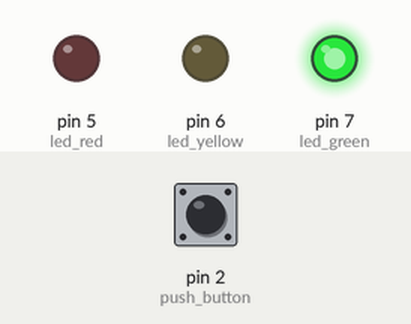
This sketch was run on a simulated Arduino Uno, built with avr-gcc and run on an emulated ATmega328P. Parts: output pins drawn as LEDs (lit = HIGH). Inputs (shaded band) come from the test bench; at power-on: pin 2 (push_button) LOW.

Above: at 1.2 s.
1.3 s: pin 2 (push_button) pulled HIGH for 0.15 s
At 2.5 s:
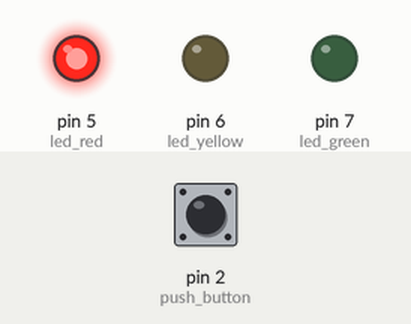
At 17.4 s:
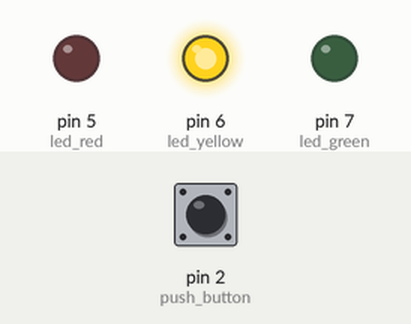
Timing chart, 0 to 27.8 s (numbered marks = the images above; inputs shaded):
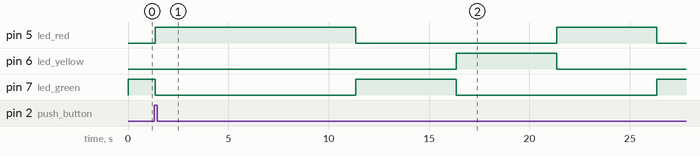

The sketch:

shortcircuit.ino
```cpp
const int led_red = 5;
const int led_yellow = 6;
const int led_green = 7;
const int push_button = 2;
bool pedestrian_press = false;

unsigned long previous_time = 0;
const long greentime = 5000;
const long yellowtime = 5000;
const long redtime = 5000;
const long red_time_pedestrain = 10000;

void setup()
{
    pinMode(led_red, OUTPUT);
    pinMode(led_yellow, OUTPUT);
    pinMode(led_green, OUTPUT);
    pinMode(push_button, INPUT);
}

void loop()
{
    if (digitalRead(push_button) == HIGH)
    {
        delay(50);
        if (digitalRead(push_button) == HIGH)
        {
            pedestrian_press = true;
        }
    }
    // Pedestrian
    if (pedestrian_press)
    {
        analogWrite(led_red, 255);
        digitalWrite(led_yellow, LOW);
        digitalWrite(led_green, LOW);
        delay(red_time_pedestrain);
        pedestrian_press = false;
    }


    previous_time = millis();
    digitalWrite(led_green, HIGH);
    digitalWrite(led_yellow, LOW);
    digitalWrite(led_red, LOW);

    while (millis() - previous_time < greentime)
    {
        if (digitalRead(push_button) == HIGH)
        {
            pedestrian_press = true;
            return;
        }
    }


    digitalWrite(led_green, LOW);
    digitalWrite(led_yellow, HIGH);

    previous_time = millis();
    while (millis() - previous_time < yellowtime)
    {
        if (digitalRead(push_button) == HIGH)
        {
            pedestrian_press = true;
            return;
        }
    }

    digitalWrite(led_yellow, LOW);
    digitalWrite(led_red, HIGH);

    previous_time = millis();
    while (millis() - previous_time < redtime)
    {
        if (digitalRead(push_button) == HIGH)
        {
            pedestrian_press = true;
            return;
        }
    }
    digitalWrite(led_red, LOW);
}
```

Measured:
- by itself, pin 7 (led_green): alternates HIGH for 5.0 s and LOW for 10.0 s
